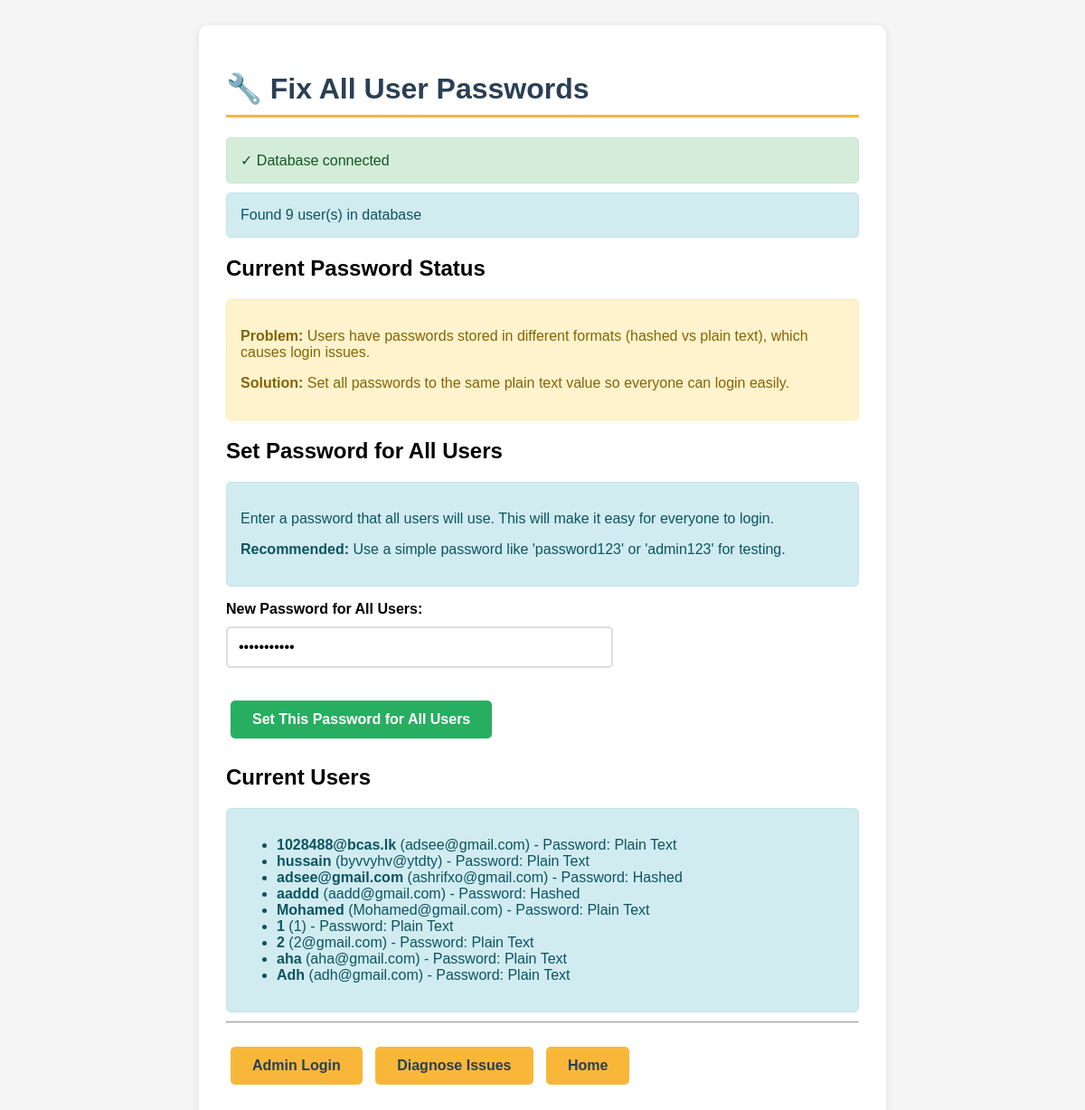
Page /fix_all_passwords.php on the committed database.
### tables this page shows
CREATE TABLE `users` (
  `id` int(11) NOT NULL,
  `username` varchar(50) NOT NULL,
  `email` varchar(100) NOT NULL,
  `password` varchar(255) NOT NULL,
  `created_at` timestamp NOT NULL DEFAULT current_timestamp()
);

### fix_all_passwords.php (the view, shortened to what this page needs)
<?php
echo "<!DOCTYPE html><html><head><meta charset='UTF-8'><title>Fix All Passwords</title>";
echo "<style>
body{font-family:Arial;padding:20px;background:#f5f5f5;}
.container{max-width:700px;margin:0 auto;background:white;padding:30px;border-radius:10px;box-shadow:0 2px 10px rgba(0,0,0,0.1);}
.success{color:#155724;background:#d4edda;padding:15px;border-radius:5px;margin:10px 0;border:1px solid #c3e6cb;}
.error{color:#721c24;background:#f8d7da;padding:15px;border-radius:5px;margin:10px 0;border:1px solid #f5c6cb;}
.info{color:#0c5460;background:#d1ecf1;padding:15px;border-radius:5px;margin:10px 0;border:1px solid #bee5eb;}
.warning{color:#856404;background:#fff3cd;padding:15px;border-radius:5px;margin:10px 0;border:1px solid #ffeaa7;}
h1{color:#2a3f54;border-bottom:3px solid #f8b739;padding-bottom:10px;}
.btn{display:inline-block;padding:12px 24px;background:#f8b739;color:#2a3f54;text-decoration:none;border-radius:5px;margin:10px 5px;font-weight:bold;cursor:pointer;border:none;font-size:16px;}
.btn:hover{background:#ffc233;}
.btn-success{background:#27ae60;color:white;}
.btn-danger{background:#e74c3c;color:white;}
input[type='text'],input[type='password']{padding:12px;width:100%;max-width:400px;border:2px solid #ddd;border-radius:5px;margin:10px 0;font-size:16px;}
</style></head><body>";
echo "<div class='container'>";
echo "<h1>🔧 Fix All User Passwords</h1>";
try {
    require_once 'db_config.php';
    echo "<div class='success'>✓ Database connected</div>";
    $stmt = $conn->query("SELECT id, username, email, password FROM users ORDER BY id");
    $users = $stmt->fetchAll(PDO::FETCH_ASSOC);
    if (count($users) === 0) {
        echo "<div class='error'>No users found in database</div>";
    } else {
        echo "<div class='info'>Found " . count($users) . " user(s) in database</div>";
        echo "<h2>Current Password Status</h2>";
        echo "<div class='warning'>";
        echo "<p><strong>Problem:</strong> Users have passwords stored in different formats (hashed vs plain text), which causes login issues.</p>";
        echo "<p><strong>Solution:</strong> Set all passwords to the same plain text value so everyone can login easily.</p>";
        echo "</div>";
        if (isset($_POST['set_password'])) {
            $newPassword = trim($_POST['new_password']);
            if (empty($newPassword)) {
                echo "<div class='error'>Password cannot be empty</div>";
            } else {
                $updateStmt = $conn->prepare("UPDATE users SET password = ?");
                $updateStmt->execute([$newPassword]);
                echo "<div class='success'>";
                echo "<h2>✅ Success!</h2>";
                echo "<p><strong>All " . count($users) . " user passwords have been reset!</strong></p>";
                echo "<p>All users can now login with:</p>";
                echo "<ul>";
                echo "<li><strong>Username:</strong> Their username or email</li>";
                echo "<li><strong>Password:</strong> <code>$newPassword</code></li>";
                echo "</ul>";
                echo "</div>";
                echo "<div class='info'>";
                echo "<h3>Next Steps:</h3>";
                echo "<ol>";
                echo "<li>Go to <a href='admin_login.php' style='color:#f8b739;font-weight:bold;'>Admin Login Page</a></li>";
                echo "<li>Login with any username and password: <strong>$newPassword</strong></li>";
                echo "<li>You should be able to access the admin dashboard</li>";
                echo "</ol>";
                echo "</div>";
                echo "<p><a href='admin_login.php' class='btn btn-success'>Go to Admin Login Now</a></p>";
            }
        } else {
            echo "<form method='POST'>";
            echo "<h2>Set Password for All Users</h2>";
            echo "<div class='info'>";
            echo "<p>Enter a password that all users will use. This will make it easy for everyone to login.</p>";
            echo "<p><strong>Recommended:</strong> Use a simple password like 'password123' or 'admin123' for testing.</p>";
            echo "</div>";
            echo "<p><label><strong>New Password for All Users:</strong><br>";
            echo "<input type='password' name='new_password' value='password123' required placeholder='Enter password'></label></p>";
            echo "<p><button type='submit' name='set_password' class='btn btn-success'>Set This Password for All Users</button></p>";
            echo "</form>";
            echo "<h2>Current Users</h2>";
            echo "<div class='info'>";
            echo "<ul>";
            foreach($users as $user) {
                $passType = strlen($user['password']) >= 60 ? 'Hashed' : 'Plain Text';
                echo "<li><strong>{$user['username']}</strong> ({$user['email']}) - Password: $passType</li>";
            }
            echo "</ul>";
            echo "</div>";
        }
    }
} catch(PDOException $e) {
    echo "<div class='error'>Database Error: " . $e->getMessage() . "</div>";
}
echo "<hr>";
echo "<p><a href='admin_login.php' class='btn'>Admin Login</a> <a href='diagnose_login_issue.php' class='btn'>Diagnose Issues</a> <a href='Index.php' class='btn'>Home</a></p>";
echo "</div></body></html>";
?>

### fix_all_passwords.php (style rules this page uses)
body { font-family:Arial;padding:20px;background:#f5f5f5; }
.container { max-width:700px;margin:0 auto;background:white;padding:30px;border-radius:10px;box-shadow:0 2px 10px rgba(0,0,0,0.1); }
.success { color:#155724;background:#d4edda;padding:15px;border-radius:5px;margin:10px 0;border:1px solid #c3e6cb; }
.info { color:#0c5460;background:#d1ecf1;padding:15px;border-radius:5px;margin:10px 0;border:1px solid #bee5eb; }
.warning { color:#856404;background:#fff3cd;padding:15px;border-radius:5px;margin:10px 0;border:1px solid #ffeaa7; }
h1 { color:#2a3f54;border-bottom:3px solid #f8b739;padding-bottom:10px; }
.btn { display:inline-block;padding:12px 24px;background:#f8b739;color:#2a3f54;text-decoration:none;border-radius:5px;margin:10px 5px;font-weight:bold;cursor:pointer;border:none;font-size:16px; }
.btn-success { background:#27ae60;color:white; }
input[type='text'],input[type='password'] { padding:12px;width:100%;max-width:400px;border:2px solid #ddd;border-radius:5px;margin:10px 0;font-size:16px; }

### rows in the picture
users: username "1028488@bcas.lk", email "adsee@gmail.com", password "Plain Text"
users: username "hussain", email "byvvyhv@ytdty", password "Plain Text"
users: username "adsee@gmail.com", email "ashrifxo@gmail.com", password "Hashed"
users: username "aaddd", email "aadd@gmail.com", password "Hashed"
users: username "Mohamed", email "Mohamed@gmail.com", password "Plain Text"
users: username "1", email "1", password "Plain Text"
users: username "2", email "2@gmail.com", password "Plain Text"
users: username "aha", email "aha@gmail.com", password "Plain Text"
users: username "Adh", email "adh@gmail.com", password "Plain Text"

### other values in the picture
count($users) "9"
